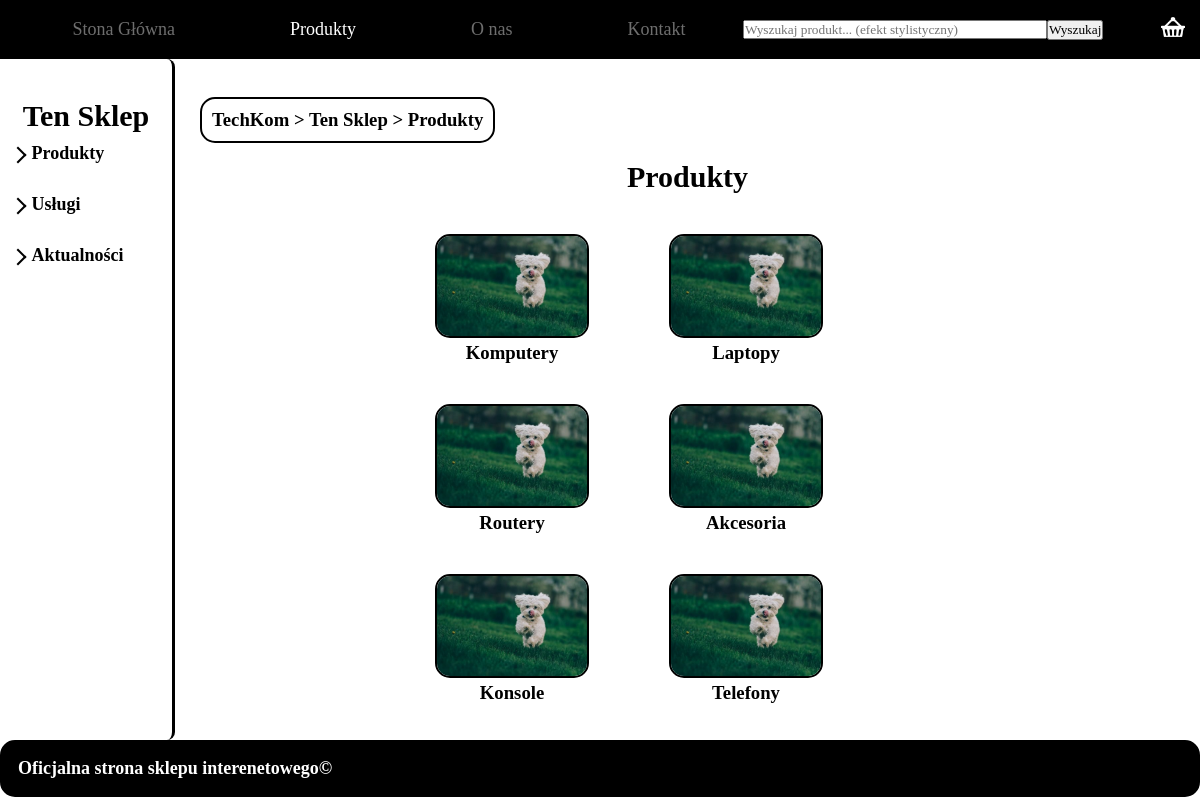
/products.php, run on the app's committed database.
### tables this page shows
CREATE TABLE `type` (
  `id` int(11) NOT NULL,
  `nazwa` varchar(45) NOT NULL
);

### products.php (the view, shortened to what this page needs)
<?php
    require_once "connect.php";
?>
<!DOCTYPE html>
<html lang="pl">
<head>
    <link rel="stylesheet" href="style/style.css">
    <link rel="stylesheet" href="style/products.css">
</head>
<body>
    <header>
        <ul>
            <li>
                <a href="index.php">Stona Główna</a>
            </li>
            <li>
                <a href="products.php" class="active">Produkty</a>
            </li>
            <li>
                <a href="about.php">O nas</a>
            </li>
            <li>
                <a href="contact.php">Kontakt</a>
            </li>
            <li>
                <form method="POST" action="index.php">
                    <input type="text" name="search" class="searcher" placeholder="Wyszukaj produkt... (efekt stylistyczny)">
                    <input type="submit" value="Wyszukaj">
                </form>
            </li>
            <li>
                <a href="#">
                    <img src="img/basket.png">
                </a>
            </li>
        </ul>
    </header>
    <main>
        <div class="left">
            <h2 class="shop disable-selection">Ten Sklep</h2>
            <ul class="lista" >
                <li class="disable-selection liststylenone" onclick="list('products')"> Produkty</li>
                <ul class="lista">
                </ul>
            </ul>
            <ul class="lista">
                <li class="disable-selection liststylenone" onclick="list('usluga')"> Usługi</li>
                <ul class="lista">
                </ul>
            </ul>
            <ul class="lista">
                <li class="disable-selection liststylenone" onclick="list('actual')"> Aktualności</li>
                <ul class="lista">
                </ul>
            </ul>
        </div>
        <div class="right">
            <div class="right-top">
                <h3 class="disable-selection">
                    TechKom > Ten Sklep > Produkty
                </h3>
            </div>
            <div class="right-bottom">
                    <h2>
                        Produkty
                    </h2>
                    <div class="items">
                        <?php
                        $sql = "SELECT nazwa FROM type";
                        if($result=$conn->query($sql)){
                            while($row=$result->fetch_assoc()){
                                echo '<a href="#" onclick="category('."'".$row["nazwa"]."'".')" class="suggest-post">';
                                echo '<img src="img/piesek.jpg">';
                                echo '<h3 class="disable-selection">'. UCWORDS($row["nazwa"]).'</h3></a>';
                            }
                        }
                        ?>
                    </div>
            </div>
        </div>
    </main>
    <footer>
        <h2>
            <MARQUEE>
                Oficjalna strona sklepu interenetowego©
            </MARQUEE>
        </h2>
    </footer>
</body>
</html>

### style/style.css (style rules this page uses)
* { margin: 0; padding: 0; font-family: Cambria, Cochin, Georgia, Times, 'Times New Roman', serif; }
body { background: #ffffff; width: 100%; }
.disable-selection { -webkit-touch-callout: none; -webkit-user-select: none; -khtml-user-select: none; -moz-user-select: none; -ms-user-select: none; user-select: none; }
.active { color: white; }
header { width: 100%; border-bottom-left-radius: 15px; border-bottom-right-radius: 15px; }
ul { display: flex; justify-content: space-between; list-style: none; }
header a { text-decoration: none; color: rgba(255, 255, 255, 0.4); font-size: large; }
.searcher { width: 300px; height: 15px; }
header form { display: flex; align-items: center; }
header ul li { padding: 0; display: flex; align-items: center; }
header ul { padding: 15px; background: #000000; }
header ul li img { width: 24px; }
main { display: flex; justify-content: space-between; min-height: 646px; }
.left { width: 15%; border-radius: 8px ; border-right: black 3px solid; align-items: center; display: flex; flex-direction: column; padding-top: 40px; padding-bottom: 40px; }
.lista { display: flex; flex-direction: column; min-width: 109px; padding-top: 10px; }
.liststylenone { cursor: pointer; font-size: large; font-weight: bolder; }
.left h2 { min-width: 120px; font-size: 30px; }
ul li { position: relative; padding-bottom: 10px; }
ul { list-style: none; }
ul li a { text-decoration: none; color: rgb(110, 110, 110); }
.left ul li:before { content: ''; position: absolute; border-right:2px solid black; border-bottom:2px solid black; width:10px; height:10px; top: calc(50% - 4px); left: -20px; transform: translateY(-50%) rotate(-45deg); }
.right { width: 85%; display: flex; flex-direction: column; align-items: center; padding-top: 36px; padding-bottom: 36px; padding-left: 25px; padding-right: 25px; }
.right-top { height: 50px; width: 100%; display: flex; align-items: center; justify-content: space-between; }
.right-top h3 { padding: 10px; border: black 2px solid; border-radius: 15px; color: black; }
.right-bottom h2 { font-size: 30px; text-align: center; padding-top: 15px; }
.right-bottom { width: 100%; display: flex; justify-content: space-between; flex-direction: column; }
footer { background: #000000; padding: 15px; display: flex; justify-content: center; border: solid 3px black; border-radius: 15px; }
footer h2 { color: white; font-size: large; width: 100%; }

### style/products.css (style rules this page uses)
.right-bottom { width: 60%; display: flex; justify-content: center; flex-direction: column; }
.suggest-post { margin: 40px; margin-bottom: 0px; border-radius: 17px; text-align: center; color: #000000; text-decoration: none; }
.suggest-post img { border-radius: 15px; height: 100px; border: black solid 2px; }
.items { display: flex; border-radius: 17px; text-align: center; color: #000000; text-decoration: none; flex-wrap: wrap; }

### data on the page
type: nazwa "Komputery"
type: nazwa "Laptopy"
type: nazwa "Routery"
type: nazwa "Akcesoria"
type: nazwa "Konsole"
type: nazwa "Telefony"
